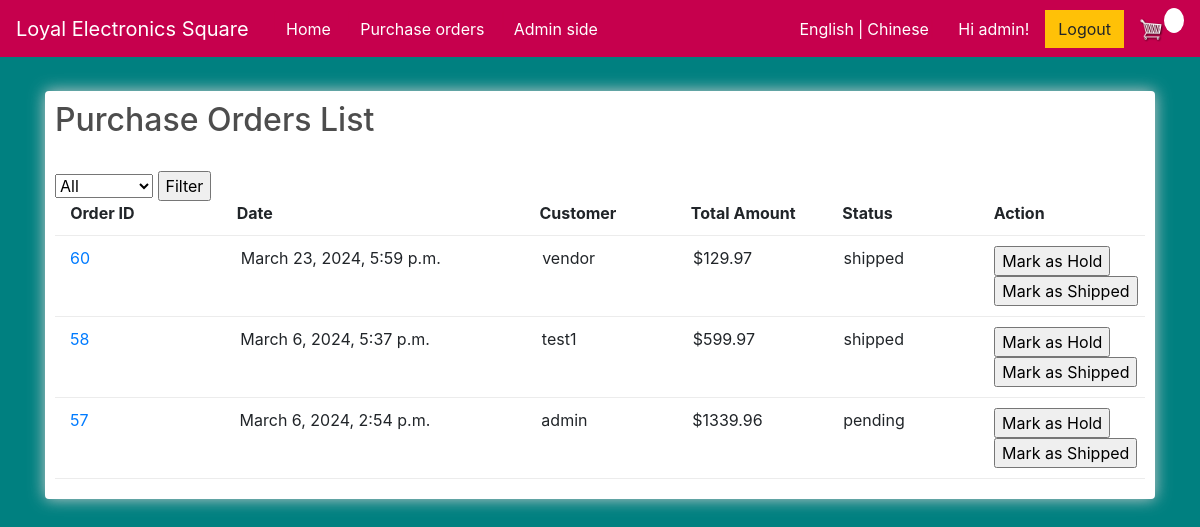
The app's page /order_list/ (signed in), older data.
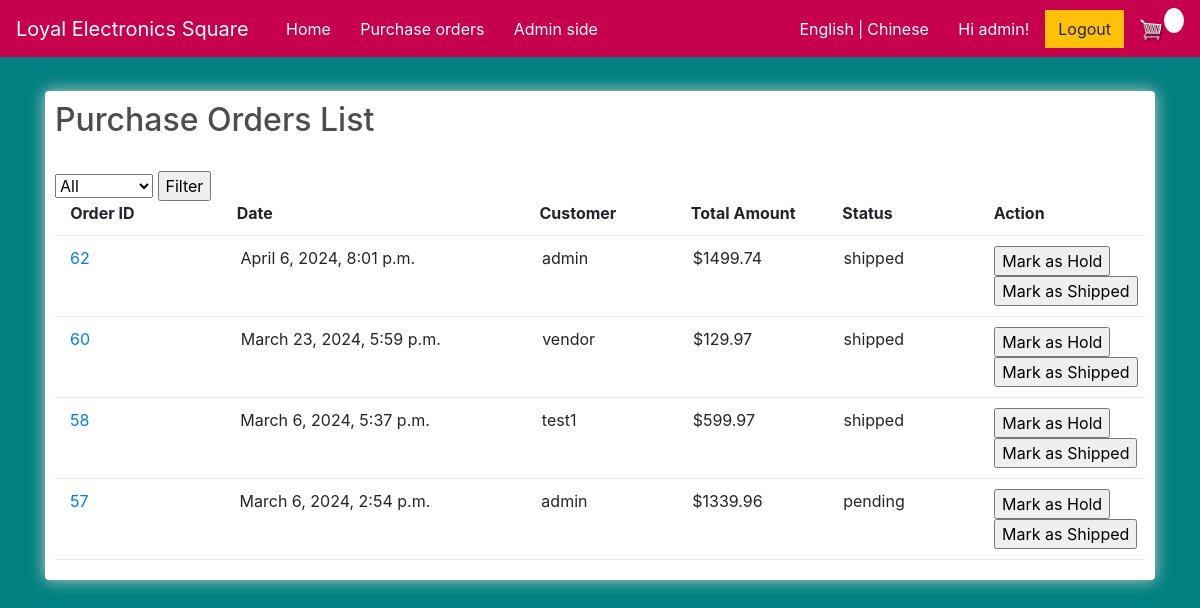
The same page, newer data.
### store/models.py (models this page shows, shortened)
class Order(models.Model):
    STATUS_CHOICES = [
        ('pending', _('Pending')),
        ('shipped', _('Shipped')),
        ('cancelled', _('Cancelled')),
        ('hold', _('Hold')),]
    customer = models.ForeignKey(Customer, on_delete=models.SET_NULL, null=True, blank=True, verbose_name=_('customer'))
    date_ordered = models.DateTimeField(default=timezone.now, verbose_name=_('date_ordered'))
    complete = models.BooleanField(default=False, null=True, blank=False)
    total_amount = models.DecimalField(max_digits=100, decimal_places=2, null=True, verbose_name=_('total_amount'))
    status = models.CharField(max_length=10, choices=STATUS_CHOICES, default='pending', verbose_name=_('status'))
    shipment_date = models.DateTimeField(null=True, blank=True, verbose_name=_('shipment_date'))
    cancel_date = models.DateTimeField(null=True, blank=True, verbose_name=_('cancel_date'))
    @property
    def get_cart_items(self):
        orderitems = self.orderitem_set.all()
        total = sum([item.quantity for item in orderitems])
        return total
    def total_amount(self):
        orderitems = self.orderitem_set.all()
        total = sum([item.get_total for item in orderitems])
        return total

class Customer(models.Model):
    user = models.OneToOneField(User, on_delete=models.CASCADE, related_name = 'customer', null=True, blank=True, verbose_name=_('user'))
    full_name = models.CharField(max_length=200, null=True, verbose_name=_('full_name'))
    email = models.CharField(max_length=200, null=True, verbose_name=_('email'))
    password = models.CharField(max_length=200, null=True, verbose_name=_('password'))
    shipping_address = models.CharField(max_length=200, null=True, verbose_name=_('shipping_address'))
    def __str__(self):
        return str(self.full_name)

class OrderItem(models.Model):
    product = models.ForeignKey(Product, on_delete=models.SET_NULL, null=True, verbose_name=_('product'))
    order = models.ForeignKey(Order, on_delete=models.SET_NULL, null=True, verbose_name=_('order'))
    quantity = models.IntegerField(default=0, null=True, blank=True, verbose_name=_('quantity'))
    date_added = models.DateTimeField(auto_now_add=True, verbose_name=_('date_added'))
    unit_price = models.DecimalField(max_digits=10, decimal_places=2, null=True, verbose_name=_('unit_price'))
    subtotal = models.DecimalField(max_digits=10, decimal_places=2, null=True, verbose_name=_('subtotal'))
    @property
    def get_total(self):
        total = self.product.price * self.quantity
        return total

class Product(models.Model):
    name = models.CharField(max_length=200, null=True, verbose_name=_('name'))
    price = models.DecimalField(max_digits=10, decimal_places=2, verbose_name=_('price'))
    brand = models.CharField(max_length=16, null=True, verbose_name=_('brand'))
    connectivity_technology = models.CharField(max_length=32, null=True, verbose_name=_('connectivity_technology'))
    digital = models.BooleanField(default=False, null=True, blank=False)
    cover_image = models.ImageField(null=True, blank=True, verbose_name=_('cover_image'))
    description = models.TextField(null=True, verbose_name=_('description'))
    is_active = models.BooleanField(default=True, verbose_name=_('is_active'))

### store/views.py (the view)
# urls.py: path('order_list/', views.order_list, name="order_list"),
@login_required
def order_list(request):
     if request.user.is_authenticated:
          customer = request.user.customer
          order, created = Order.objects.get_or_create(customer=customer, complete=False)
          items = order.orderitem_set.all()
          cartItems = order.get_cart_items
     else:
          items = []
          order = {'get_cart_total':0, 'get_cart_items':0, 'shipping':False}
          cartItems = order['get_cart_items']
     status = request.GET.get('status')
     if request.user.is_staff:
          if status:
               orders = Order.objects.filter(complete=True,status=status).order_by('-date_ordered')
          else:
               orders = Order.objects.filter(complete=True).order_by('-date_ordered')
     else:
          if status:
               orders = Order.objects.filter(customer = request.user.customer,  complete=True, status=status).order_by('-date_ordered')
          else:
               orders = Order.objects.filter(customer = request.user.customer,  complete=True).order_by('-date_ordered')
     return render(request, 'store/order_list.html', {'orders': orders})

### store/templates/store/order_list.html (shortened to what this page needs)
{% extends 'store/main.html' %}
{% load static %}
{% load i18n %}
{% block content %}
     <div class="row">
		<div class="col-lg-12">
			<div class="box-element">
				<h2>{% trans 'Purchase Orders List' %}</h2>
				<br>
				<form method="get">
					<select name="status">
						<option value="">{% trans 'All' %}</option>
					</select>
					<input type="submit" value="{% trans 'Filter' %}">
				</form>
				<div class="cart-row">
					<div style="flex:0.1"><strong></strong></div>
					<div style="flex:1.1"><strong>{% trans 'Order ID' %}</strong></div>
					<div style="flex:2"><strong>{% trans 'Date' %}</strong></div>
					<div style="flex:1"><strong>{% trans 'Customer' %}</strong></div>
					<div style="flex:1"><strong>{% trans 'Total Amount' %}</strong></div>
					<div style="flex:1"><strong>{% trans 'Status' %}</strong></div>
					<div style="flex:1"><strong>{% trans 'Action' %}</strong></div>
				</div>
				{% for order in orders %}
				<div class="cart-row">
					<div style="flex:0.1"></div>
					<a href="{% url 'order_detail' order.id %}">
					<div style="flex:2">{{order.id}}</div></a>
					<div style="flex:1"></div>
					<div style="flex:2">{{order.date_ordered}}</div>
					<div style="flex:1">{{order.customer}}</div>
					<div style="flex:1">${{order.total_amount}}</div>
					<div style="flex:1">{{order.status}}</div>
					<div style="flex:1">
					{% if request.user.is_staff %}
					<form action="{% url 'order_hold' order.id %}" method="post" onsubmit="disableButton()">
						<input type="submit" id="shipButton" value="{% trans 'Mark as Hold' %}">
					</form>
					<form action="{% url 'order_ship' order.id %}" method="post" onsubmit="disableButton()">
						<input type="submit" id="shipButton" value="{% trans 'Mark as Shipped' %}">
					</form>
					{% else %}
						<form action="{% url 'order_cancel' order.id %}" method="post">
							{% csrf_token %}
							<input type="submit" value="{% trans 'Cancel Order' %}">
						</form>
					{% endif %}
					</div>
				</div>
				{% endfor %}
		</div>
	</div>
{% endblock content %}

Row changes from the older to the newer data that the page shows:
now on this page (row edited): Order: id "62", date_ordered "April 6, 2024, 8:01 p.m.", customer "admin", total_amount "1499.74", status "shipped"
